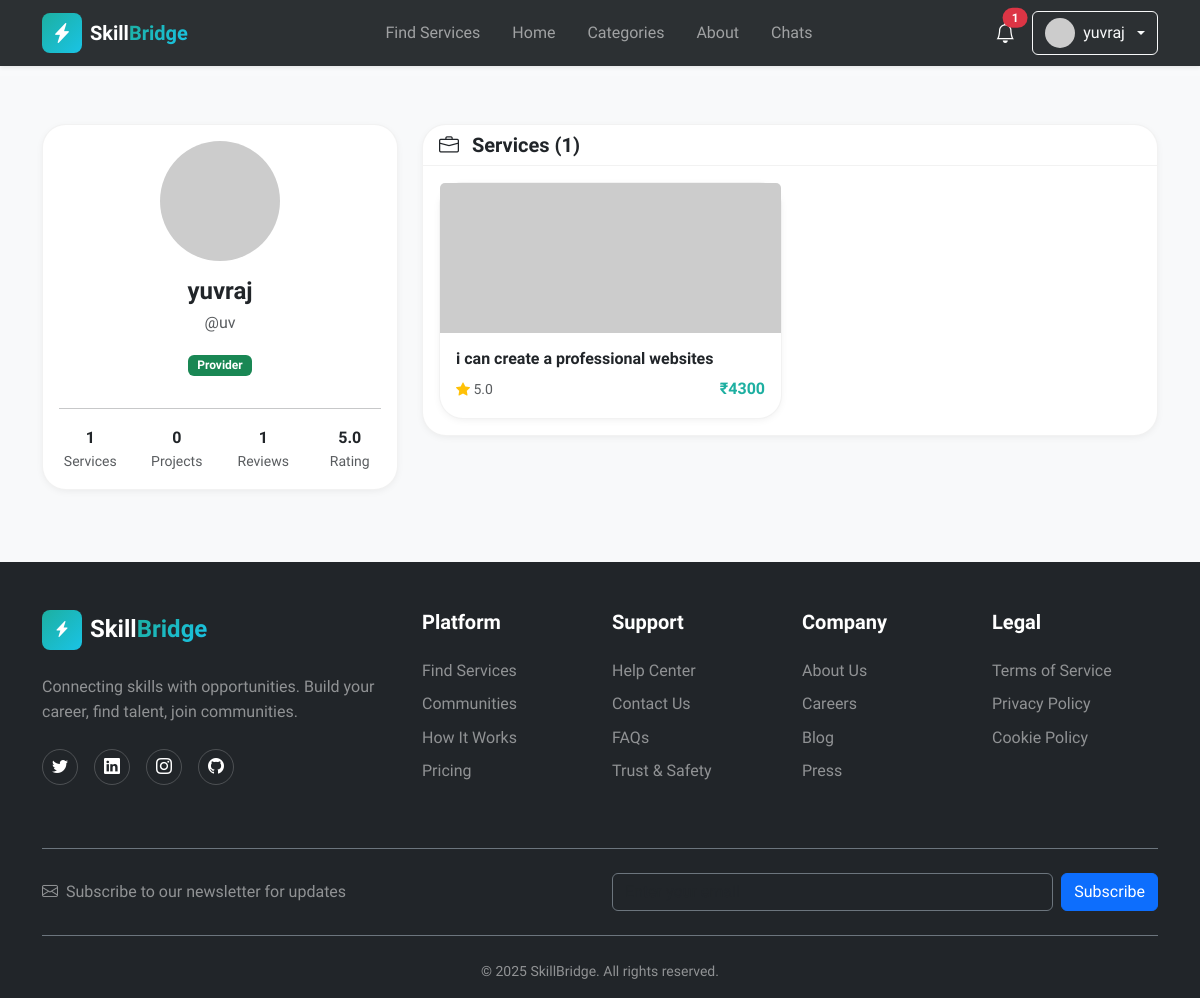
The app's page /user/profile/uv (signed in) with its own data.
### models.py (models this page shows, shortened)
class User(UserMixin, db.Model):
    __tablename__ = 'users'
    id = db.Column(db.Integer, primary_key=True)
    username = db.Column(db.String(80), unique=True, nullable=False, index=True)
    email = db.Column(db.String(120), unique=True, nullable=False, index=True)
    password_hash = db.Column(db.String(255), nullable=False)
    user_type = db.Column(db.String(20), nullable=False, default='client')
    full_name = db.Column(db.String(100))
    bio = db.Column(db.Text)
    avatar_url = db.Column(db.String(255), default='default-avatar.png')
    phone = db.Column(db.String(20))
    is_active = db.Column(db.Boolean, default=True)
    is_verified = db.Column(db.Boolean, default=False)
    created_at = db.Column(db.DateTime, default=datetime.utcnow, nullable=False)
    updated_at = db.Column(db.DateTime, default=datetime.utcnow, onupdate=datetime.utcnow)
    services = db.relationship('Service', backref='provider', lazy='dynamic',
                              foreign_keys='Service.user_id')
    reviews = db.relationship('Review', backref='reviewer', lazy='dynamic',
                             foreign_keys='Review.user_id')
    orders_as_buyer = db.relationship('Order', backref='buyer', lazy='dynamic',
                                     foreign_keys='Order.buyer_id')
    orders_as_seller = db.relationship('Order', backref='seller', lazy='dynamic',
                                      foreign_keys='Order.seller_id')
    favorites = db.relationship('Favorite', backref='user', lazy='dynamic',
                               cascade='all, delete-orphan')
    notifications = db.relationship('Notification', backref='user', lazy='dynamic',
                                   cascade='all, delete-orphan')
    def get_services(self):
        return self.services.filter_by(is_active=True).all()
    def get_average_rating(self):
        services = self.get_services()
        if not services:
            return 0.0
        total_rating = sum(service.get_average_rating() for service in services)
        return round(total_rating / len(services), 1)
    def get_total_reviews(self):
        return sum(service.reviews.count() for service in self.get_services())
    def is_admin(self):
        return self.user_type == 'admin'
    def get_unread_notifications_count(self):
        return self.notifications.filter_by(is_read=False).count()
    def get_recent_notifications(self, limit=5):
        return self.notifications.order_by(db.text('created_at desc')).limit(limit)
    def get_avatar_url(self):
        from flask import url_for
        if not self.avatar_url or self.avatar_url == 'default-avatar.png':
            return f"https://ui-avatars.com/api/?name={self.username}&background=random&color=fff&size=128"
        if self.avatar_url.startswith('http'):
            return self.avatar_url
        return url_for('static', filename='images/' + self.avatar_url)

class Review(db.Model):
    __tablename__ = 'reviews'
    id = db.Column(db.Integer, primary_key=True)
    rating = db.Column(db.Integer, nullable=False)  # 1 to 5
    comment = db.Column(db.Text)
    service_id = db.Column(db.Integer, db.ForeignKey('services.id'), nullable=False, index=True)
    user_id = db.Column(db.Integer, db.ForeignKey('users.id'), nullable=False, index=True)
    created_at = db.Column(db.DateTime, default=datetime.utcnow)
    __table_args__ = (
        db.Index('idx_service_user', 'service_id', 'user_id'),
    )

class Service(db.Model):
    __tablename__ = 'services'
    id = db.Column(db.Integer, primary_key=True)
    title = db.Column(db.String(200), nullable=False, index=True)
    description = db.Column(db.Text, nullable=False)
    price = db.Column(db.Float, nullable=False)
    delivery_time = db.Column(db.String(50))  # e.g., "3 days", "1 week"
    user_id = db.Column(db.Integer, db.ForeignKey('users.id'), nullable=False, index=True)
    category_id = db.Column(db.Integer, db.ForeignKey('categories.id'), nullable=False, index=True)
    favorited_by = db.relationship('Favorite', backref='service', lazy='dynamic', cascade='all, delete-orphan')
    image_url = db.Column(db.String(255), default='default-service.jpg')
    tags = db.Column(db.String(255))
    is_active = db.Column(db.Boolean, default=True)
    view_count = db.Column(db.Integer, default=0)
    created_at = db.Column(db.DateTime, default=datetime.utcnow, index=True)
    updated_at = db.Column(db.DateTime, default=datetime.utcnow, onupdate=datetime.utcnow)
    reviews = db.relationship('Review', backref='service', lazy='dynamic',
                             cascade='all, delete-orphan')
    orders = db.relationship('Order', backref='service', lazy='dynamic')
    favorited_by = db.relationship('Favorite', backref='service', lazy='dynamic',
                                   cascade='all, delete-orphan')
    def get_average_rating(self):
        reviews = self.reviews.all()
        if not reviews:
            return 0.0
        total_rating = sum(review.rating for review in reviews)
        return round(total_rating / len(reviews), 1)

### routes.py (the view)
@user_bp.route('/profile/<username>')
def profile(username):
    user = User.query.filter_by(username=username).first_or_404()
    services = user.get_services()
    stats = user_manager.get_user_stats(user.id)
    return render_template('user/profile.html',
                         user=user,
                         services=services,
                         stats=stats)

### managers.py (called while the page is built)
    def get_user_stats(self, user_id):
        user = User.query.get(user_id)
        if not user:
            return {}
        stats = {
            'total_services': user.services.filter_by(is_active=True).count(),
            'total_reviews': user.get_total_reviews(),
            'average_rating': user.get_average_rating(),
            'total_orders_as_seller': user.orders_as_seller.count(),
            'total_orders_as_buyer': user.orders_as_buyer.count(),
            'completed_projects': user.orders_as_seller.filter_by(status='completed').count(),
            'member_since': user.created_at.strftime('%B %Y')
        }
        return stats

### templates/user/profile.html (shortened to what this page needs)
{% extends 'base.html' %}
{% block content %}
<section class="py-5 bg-light">
    <div class="container">
        <div class="row">
            <div class="col-lg-4 mb-4">
                <div class="card">
                    <div class="card-body text-center">
                        <img src="{{ user.get_avatar_url() }}" class="rounded-circle mb-3" width="120" height="120">
                        <h4 class="mb-1">{{ user.full_name or user.username }}</h4>
                        <p class="text-muted mb-3">@{{ user.username }}</p>
                        <span
                            class="badge bg-{% if user.user_type == 'provider' %}success{% else %}primary{% endif %} mb-3">
                            {{ user.user_type|title }}
                        </span>
                        <hr>
                        <div class="row text-center">
                            <div class="col-3">
                                <div class="fw-bold">{{ stats.total_services or 0 }}</div>
                                <div class="small text-muted">Services</div>
                            </div>
                            <div class="col-3">
                                <div class="fw-bold">{{ stats.completed_projects or 0 }}</div>
                                <div class="small text-muted">Projects</div>
                            </div>
                            <div class="col-3">
                                <div class="fw-bold">{{ stats.total_reviews or 0 }}</div>
                                <div class="small text-muted">Reviews</div>
                            </div>
                            <div class="col-3">
                                <div class="fw-bold">{{ user.get_average_rating() }}</div>
                                <div class="small text-muted">Rating</div>
                            </div>
                        </div>
                    </div>
                </div>
            </div>
            <div class="col-lg-8">
                <div class="card">
                    <div class="card-header">
                        <h5 class="mb-0">
                            <i class="bi bi-briefcase me-2"></i>
                            Services ({{ services|length }})
                        </h5>
                    </div>
                    <div class="card-body">
                        {% if services %}
                        <div class="row g-3">
                            {% for service in services %}
                            <div class="col-md-6">
                                <div class="card h-100">
                                    <img src="{{ url_for('static', filename='images/' + service.image_url) }}"
                                        class="card-img-top" style="height: 150px; object-fit: cover;"
                                        onerror="this.src='https://via.placeholder.com/300x150?text=Service'">
                                    <div class="card-body">
                                        <h6 class="card-title">
                                            <a href="{{ url_for('service.detail', service_id=service.id) }}"
                                                class="text-decoration-none text-dark">
                                                {{ service.title }}
                                            </a>
                                        </h6>
                                        <div class="d-flex justify-content-between align-items-center">
                                            <div class="small text-muted">
                                                <i class="bi bi-star-fill text-warning"></i>
                                                {{ service.get_average_rating() }}
                                            </div>
                                            <div class="fw-bold text-primary">₹{{ "%.0f"|format(service.price * 86) }}
                                            </div>
                                        </div>
                                    </div>
                                </div>
                            </div>
                            {% endfor %}
                        </div>
                        {% endif %}
                    </div>
                </div>
            </div>
        </div>
    </div>
</section>
{% endblock %}

### templates/components/header.html (shortened to what this page needs)
<header class="navbar navbar-expand-lg navbar-dark bg-dark fixed-top shadow-sm">
    <div class="container">
        <a class="navbar-brand d-flex align-items-center" href="{{ url_for('main.index') }}">
            <div class="logo-icon gradient-primary rounded-3 p-2 me-2">
                <i class="bi bi-lightning-charge-fill text-white"></i>
            </div>
            <span class="fw-bold">Skill<span class="text-gradient">Bridge</span></span>
        </a>
        <div class="collapse navbar-collapse" id="navbarNav">
            <ul class="navbar-nav mx-auto">
                <li class="nav-item">
                    <a class="nav-link" href="{{ url_for('service.browse') }}">Find Services</a>
                </li>
                <li class="nav-item">
                    <a class="nav-link" href="{{ url_for('main.index') }}">Home</a>
                </li>
                <li class="nav-item">
                    <a class="nav-link" href="{{ url_for('main.index') }}#categories">Categories</a>
                </li>
                <li class="nav-item">
                    <a class="nav-link" href="{{ url_for('main.about') }}">About</a>
                </li>
                {% if current_user.is_authenticated %}
                <li class="nav-item">
                    <a class="nav-link" href="{{ url_for('user.chats') }}">Chats</a>
                </li>
                {% endif %}
            </ul>
            <div class="d-flex align-items-center gap-3 mt-3 mt-lg-0">
                {% if current_user.is_authenticated %}
                <div class="dropdown">
                    <button class="btn btn-link text-white position-relative p-0" type="button"
                        data-bs-toggle="dropdown">
                        <i class="bi bi-bell fs-5"></i>
                        {% set unread_count = current_user.get_unread_notifications_count() %}
                        {% if unread_count > 0 %}
                        <span class="position-absolute top-0 start-100 translate-middle badge rounded-pill bg-danger">
                            {{ unread_count }}
                        </span>
                        {% endif %}
                    </button>
                </div>
                <div class="dropdown">
                    <button class="btn btn-outline-light dropdown-toggle d-flex align-items-center gap-2" type="button"
                        data-bs-toggle="dropdown">
                        <img src="{{ current_user.get_avatar_url() }}" alt="Avatar" class="rounded-circle" width="30"
                            height="30">
                        <span>{{ current_user.username }}</span>
                    </button>
                </div>
                {% else %}
                <a href="{{ url_for('auth.login') }}" class="btn btn-outline-light">Log In</a>
                <a href="{{ url_for('auth.register') }}" class="btn btn-gradient-primary">Get Started</a>
                {% endif %}
            </div>
        </div>
    </div>
</header>
<div style="height: 76px;"></div>

### static/css/custom.css (style rules this page uses)
:root { --primary-color: hsl(174, 72%, 40%); --primary-dark: hsl(174, 72%, 30%); --primary-light: hsl(174, 72%, 50%); --accent-color: hsl(15, 90%, 60%); --background: hsl(210, 20%, 98%); --foreground: hsl(215, 25%, 15%); --card-bg: hsl(0, 0%, 100%); --muted: hsl(215, 15%, 60%); --gradient-primary: linear-gradient(135deg, hsl(174, 72%, 40%), hsl(190, 80%, 50%)); --gradient-accent: linear-gradient(135deg, hsl(15, 90%, 60%), hsl(35, 95%, 55%)); --gradient-hero: linear-gradient(135deg, hsl(215, 25%, 12%), hsl(220, 30%, 18%)); --shadow-sm: 0 2px 8px -2px rgba(0, 0, 0, 0.08); --shadow-md: 0 8px 24px -8px rgba(0, 0, 0, 0.12); --shadow-lg: 0 16px 48px -16px rgba(0, 0, 0, 0.15); --shadow-glow: 0 0 40px rgba(23, 162, 184, 0.25); --section-padding: 5rem 0; --radius-sm: 0.5rem; --radius-md: 1rem; --radius-lg: 1.5rem; --radius-xl: 2rem; }
* { margin: 0; padding: 0; box-sizing: border-box; }
body { font-family: 'Sora', -apple-system, BlinkMacSystemFont, 'Segoe UI', sans-serif; background-color: var(--background); color: var(--foreground); line-height: 1.6; overflow-x: hidden; }
h1, h2, h3, h4, h5, h6 { font-weight: 700; line-height: 1.2; }
a { transition: all 0.3s ease; }
.gradient-primary { background: var(--gradient-primary); }
.text-gradient { background: var(--gradient-primary); -webkit-background-clip: text; -webkit-text-fill-color: transparent; background-clip: text; }
.navbar { backdrop-filter: blur(10px); background-color: rgba(33, 37, 41, 0.95) !important; transition: all 0.3s ease; }
.logo-icon { width: 40px; height: 40px; display: flex; align-items: center; justify-content: center; transition: all 0.3s ease; }
.nav-link { font-weight: 500; position: relative; padding: 0.5rem 1rem !important; }
.nav-link::after { content: ''; position: absolute; bottom: 0; left: 50%; width: 0; height: 2px; background: var(--gradient-primary); transition: all 0.3s ease; transform: translateX(-50%); }
.card { border-radius: var(--radius-lg); border: 1px solid rgba(0, 0, 0, 0.05); box-shadow: var(--shadow-sm); }
.card-header { background: transparent; border-bottom: 1px solid rgba(0, 0, 0, 0.05); font-weight: 600; }
.badge { padding: 0.35em 0.75em; font-weight: 600; }
.text-primary { color: var(--primary-color) !important; }

### records on screen
User: username "yuvraj"
User: full_name "yuvraj", username "uv", user_type "Provider"
Review: get_average_rating "5.0"
Service: title "i can create a professional websites", get_average_rating "5.0", service.price*86 "4300"

### other values on screen
{{ unread_count }} "1"
{{ stats.total_services or 0 }} "1"
{{ stats.completed_projects or 0 }} "0"
{{ stats.total_reviews or 0 }} "1"
{{ services|length }} "1"
